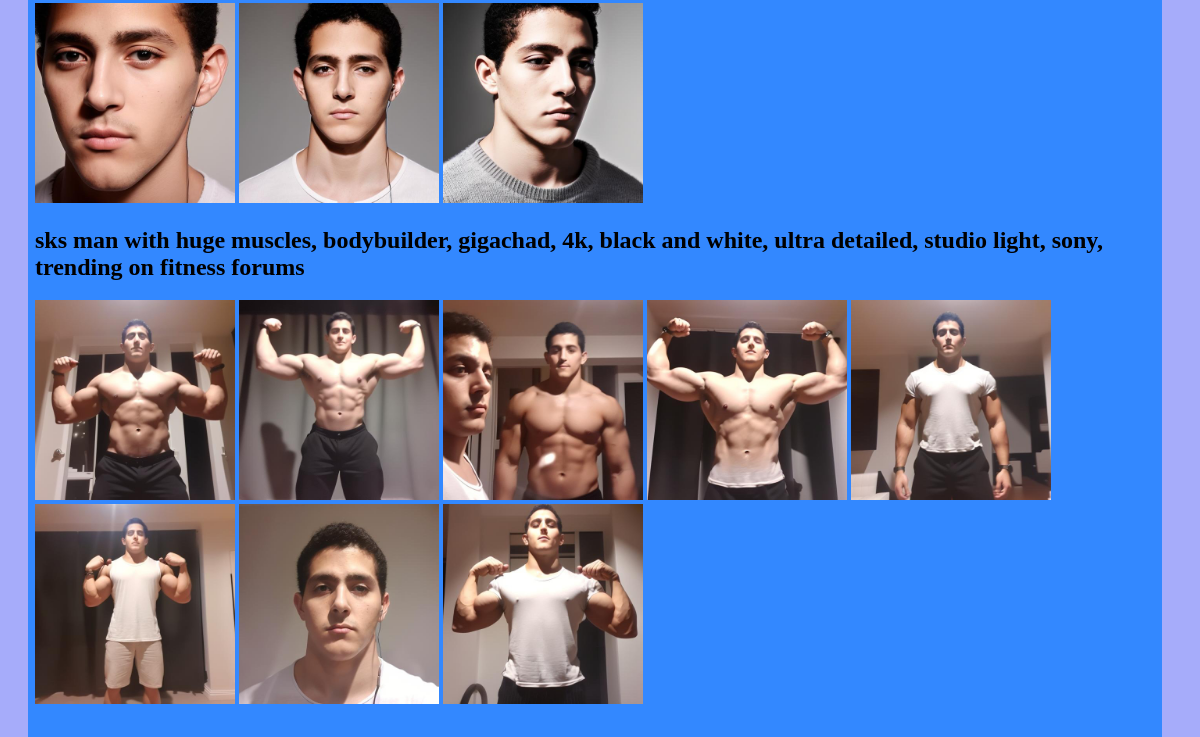
The app's page / (lower part), older data.
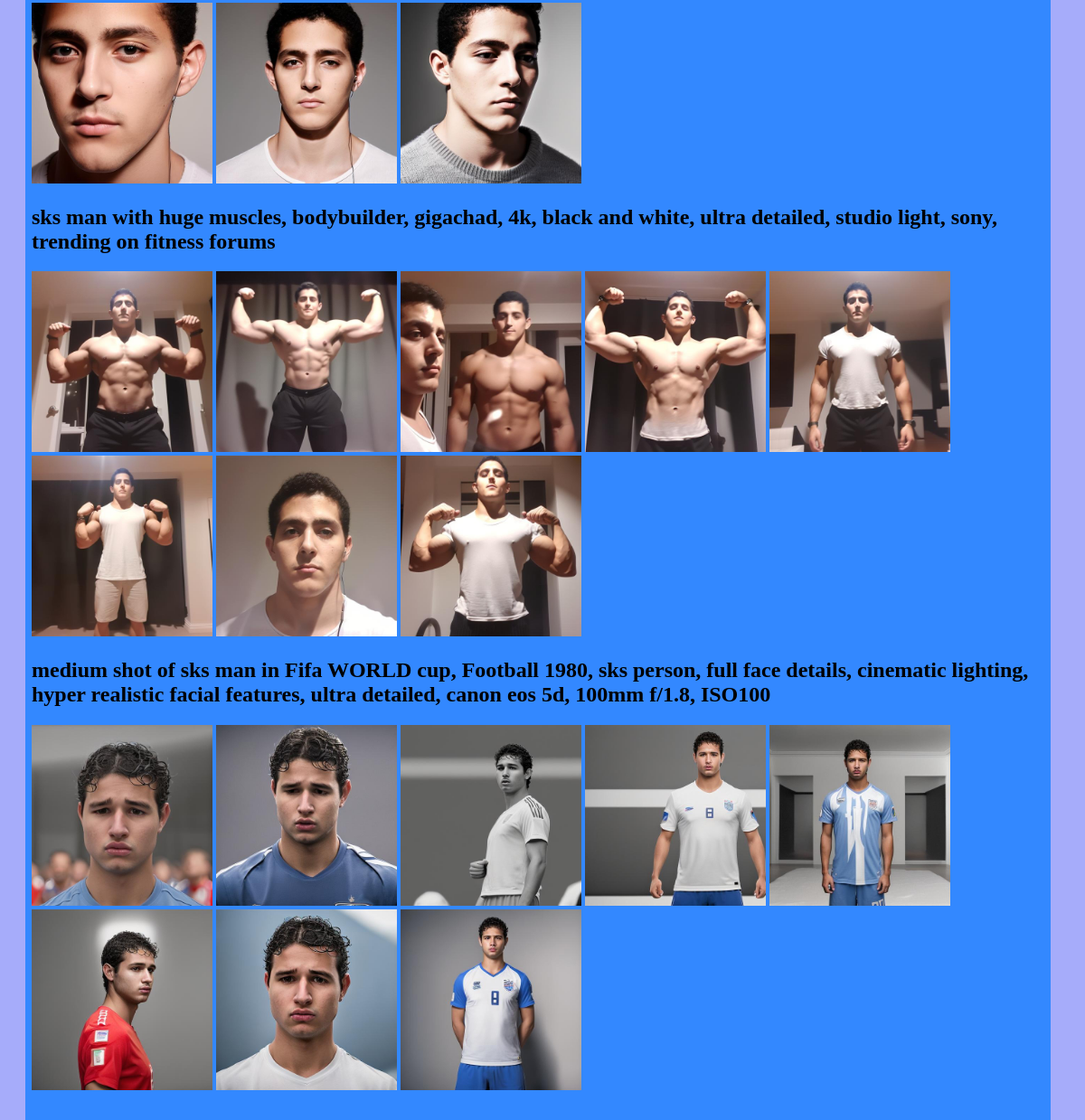
The same page, newer data.
### faceai/models.py (models this page shows)
class ResponseImage(models.Model):
    image = models.ImageField(upload_to='images/')
    session = models.ForeignKey(AISession, on_delete=models.CASCADE)
    def __str__(self):
        return f"{self.image, self.session}"

class AISession(models.Model):
    prompt = models.TextField()
    timestamp = models.DateTimeField('date created')
    def __str__(self):
        return f"{self.prompt, self.timestamp}"

### faceai/views.py (the view)
# urls.py: path('', views.index, name='index'),
def index(request):
    response_image = ResponseImage.objects.all()
    sessions = [(aiSession, [image for image in response_image if image.session == aiSession]) for aiSession in AISession.objects.all()]
    print(sessions)
    return render(request, 'index.html', {'sessions': sessions})

### faceai/templates/index.html (shortened to what this page needs)
{% load static %}
<!DOCTYPE html>
<html>
<head>
</head>
<body>
    <div class="box">
        <table border="0" bgcolor="#3388FF"><tr><td colspan="3">&nbsp;</td></tr><tr><td></td><td>
            {% for session in sessions %}
                <h2> {{ session.0.prompt }} </h2>
                {% for image in session.1 %}
                    <img src="{{image.image.url}}" alt="Image">
                {% endfor %}
            {% endfor %}
            </td><td></td></tr><tr><td></td><td>
            </td><td></td></tr><tr><td colspan="3">&nbsp;</td></tr></table>
    </div>
</body>
</html>

### faceai/templates/index.html (style rules this page uses)
img { width: 200px; height: 200px; }
body { background-color: rgb(166, 172, 250); font-family: "Tahoma"; }
.box { top: 140px; left: 20px; margin-right: 50px; position: relative; }

Row changes from the older to the newer data that the page shows:
added AISession: prompt "medium shot of sks man in Fifa WORLD cup, Football 1980, sks person, full face details, cinematic lighting, hyper realistic facial features, ultra detailed, canon eos 5d, 100mm f/1.8, ISO100"
added ResponseImage: image (picture)
added ResponseImage: image (picture)
added ResponseImage: image (picture)
added ResponseImage: image (picture)
added ResponseImage: image (picture)
added ResponseImage: image (picture)
added ResponseImage: image (picture)
added ResponseImage: image (picture)
